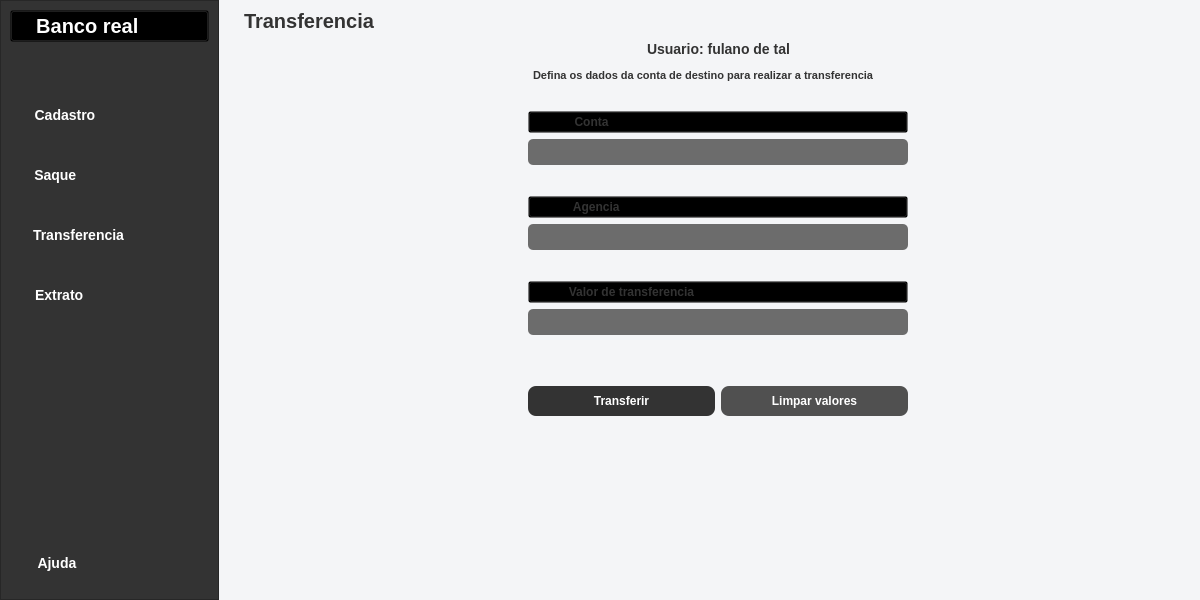
<?xml version="1.0" encoding="UTF-8"?>
<ui version="4.0">
 <class>MainHomePage</class>
 <widget class="QMainWindow" name="MainHomePage">
  <property name="windowModality">
   <enum>Qt::NonModal</enum>
  </property>
  <property name="geometry">
   <rect>
    <x>0</x>
    <y>0</y>
    <width>1200</width>
    <height>600</height>
   </rect>
  </property>
  <property name="minimumSize">
   <size>
    <width>1200</width>
    <height>600</height>
   </size>
  </property>
  <property name="font">
   <font>
    <family>Segoe UI</family>
    <stylestrategy>NoAntialias</stylestrategy>
   </font>
  </property>
  <property name="windowTitle">
   <string>Banco Real</string>
  </property>
  <property name="windowIcon">
   <iconset>
    <normaloff>../Assets/ico.ico</normaloff>../Assets/ico.ico</iconset>
  </property>
  <widget class="QWidget" name="centralwidget">
   <property name="styleSheet">
    <string notr="true">background-color: #F4F5F7;</string>
   </property>
   <layout class="QHBoxLayout" name="horizontalLayout_2">
    <property name="leftMargin">
     <number>0</number>
    </property>
    <property name="topMargin">
     <number>0</number>
    </property>
    <property name="rightMargin">
     <number>0</number>
    </property>
    <property name="bottomMargin">
     <number>0</number>
    </property>
    <item>
     <layout class="QHBoxLayout" name="horizontalLayout">
      <item>
       <widget class="QFrame" name="navegacao">
        <property name="minimumSize">
         <size>
          <width>160</width>
          <height>0</height>
         </size>
        </property>
        <property name="styleSheet">
         <string notr="true">background-color: #333333;</string>
        </property>
        <property name="frameShape">
         <enum>QFrame::StyledPanel</enum>
        </property>
        <property name="frameShadow">
         <enum>QFrame::Raised</enum>
        </property>
        <layout class="QVBoxLayout" name="verticalLayout_2">
         <item>
          <layout class="QVBoxLayout" name="verticalLayout">
           <item>
            <layout class="QHBoxLayout" name="horizontalLayout_5">
             <item>
              <widget class="QPushButton" name="logo">
               <property name="styleSheet">
                <string notr="true">background-color: transparent; color: white; font-weight: bold; font-size: 20px; </string>
               </property>
               <property name="text">
                <string>  Banco real          </string>
               </property>
               <property name="icon">
                <iconset>
                 <normaloff>../Assets/money.png</normaloff>../Assets/money.png</iconset>
               </property>
               <property name="iconSize">
                <size>
                 <width>32</width>
                 <height>32</height>
                </size>
               </property>
              </widget>
             </item>
            </layout>
           </item>
           <item>
            <spacer name="verticalSpacer_2">
             <property name="orientation">
              <enum>Qt::Vertical</enum>
             </property>
             <property name="sizeType">
              <enum>QSizePolicy::Maximum</enum>
             </property>
             <property name="sizeHint" stdset="0">
              <size>
               <width>20</width>
               <height>40</height>
              </size>
             </property>
            </spacer>
           </item>
           <item>
            <widget class="QPushButton" name="btn_goto_tela_cadastro">
             <property name="styleSheet">
              <string notr="true">color: white; font-size: 14px; font-weight: bold; margin-top: 8px; margin-bottom: 8px; padding: 10px;</string>
             </property>
             <property name="text">
              <string>   Cadastro                          </string>
             </property>
             <property name="icon">
              <iconset>
               <normaloff>../Assets/website.png</normaloff>../Assets/website.png</iconset>
             </property>
             <property name="iconSize">
              <size>
               <width>20</width>
               <height>20</height>
              </size>
             </property>
             <property name="flat">
              <bool>true</bool>
             </property>
            </widget>
           </item>
           <item>
            <widget class="QPushButton" name="btn_goto_tela_saque">
             <property name="styleSheet">
              <string notr="true">color: white; font-size: 14px; font-weight: bold; margin-top: 8px; margin-bottom: 8px; padding: 10px;</string>
             </property>
             <property name="text">
              <string>   Saque                               </string>
             </property>
             <property name="icon">
              <iconset>
               <normaloff>../Assets/withdraw.png</normaloff>../Assets/withdraw.png</iconset>
             </property>
             <property name="iconSize">
              <size>
               <width>20</width>
               <height>20</height>
              </size>
             </property>
             <property name="flat">
              <bool>true</bool>
             </property>
            </widget>
           </item>
           <item>
            <widget class="QPushButton" name="btn_goto_tela_transferencia">
             <property name="styleSheet">
              <string notr="true">color: white; font-size: 14px; font-weight: bold; margin-top: 8px; margin-bottom: 8px; padding: 10px;</string>
             </property>
             <property name="text">
              <string>   Transferencia                   </string>
             </property>
             <property name="icon">
              <iconset>
               <normaloff>../Assets/money-transfer.png</normaloff>../Assets/money-transfer.png</iconset>
             </property>
             <property name="iconSize">
              <size>
               <width>20</width>
               <height>20</height>
              </size>
             </property>
             <property name="flat">
              <bool>true</bool>
             </property>
            </widget>
           </item>
           <item>
            <widget class="QPushButton" name="btn_goto_tela_extrato">
             <property name="styleSheet">
              <string notr="true">color: white; font-size: 14px; font-weight: bold; margin-top: 8px; margin-bottom: 8px; padding: 10px;</string>
             </property>
             <property name="text">
              <string>   Extrato                             </string>
             </property>
             <property name="icon">
              <iconset>
               <normaloff>../Assets/folder.png</normaloff>../Assets/folder.png</iconset>
             </property>
             <property name="iconSize">
              <size>
               <width>20</width>
               <height>20</height>
              </size>
             </property>
             <property name="flat">
              <bool>true</bool>
             </property>
            </widget>
           </item>
           <item>
            <spacer name="verticalSpacer">
             <property name="orientation">
              <enum>Qt::Vertical</enum>
             </property>
             <property name="sizeHint" stdset="0">
              <size>
               <width>20</width>
               <height>40</height>
              </size>
             </property>
            </spacer>
           </item>
           <item>
            <widget class="QPushButton" name="pushButton">
             <property name="styleSheet">
              <string notr="true">color: white; font-size: 14px; font-weight: bold; margin-top: 8px; margin-bottom: 8px; padding: 10px;</string>
             </property>
             <property name="text">
              <string>   Ajuda                              </string>
             </property>
             <property name="icon">
              <iconset>
               <normaloff>../Assets/help.png</normaloff>../Assets/help.png</iconset>
             </property>
             <property name="iconSize">
              <size>
               <width>25</width>
               <height>25</height>
              </size>
             </property>
             <property name="shortcut">
              <string/>
             </property>
             <property name="flat">
              <bool>true</bool>
             </property>
            </widget>
           </item>
          </layout>
         </item>
        </layout>
       </widget>
      </item>
      <item>
       <spacer name="horizontalSpacer">
        <property name="orientation">
         <enum>Qt::Horizontal</enum>
        </property>
        <property name="sizeType">
         <enum>QSizePolicy::Maximum</enum>
        </property>
        <property name="sizeHint" stdset="0">
         <size>
          <width>10</width>
          <height>20</height>
         </size>
        </property>
       </spacer>
      </item>
      <item>
       <widget class="QStackedWidget" name="pilha_de_telas">
        <property name="currentIndex">
         <number>2</number>
        </property>
        <widget class="QWidget" name="tela_cadastro">
         <layout class="QVBoxLayout" name="verticalLayout_5">
          <item>
           <widget class="QLabel" name="label">
            <property name="styleSheet">
             <string notr="true">font-weight: bold; font-size: 20px; color: #333333;</string>
            </property>
            <property name="text">
             <string>Cadastro</string>
            </property>
           </widget>
          </item>
          <item>
           <layout class="QHBoxLayout" name="horizontalLayout_9">
            <item>
             <spacer name="horizontalSpacer_4">
              <property name="orientation">
               <enum>Qt::Horizontal</enum>
              </property>
              <property name="sizeHint" stdset="0">
               <size>
                <width>40</width>
                <height>20</height>
               </size>
              </property>
             </spacer>
            </item>
            <item>
             <layout class="QVBoxLayout" name="verticalLayout_4">
              <item>
               <layout class="QHBoxLayout" name="horizontalLayout_25">
                <item>
                 <spacer name="horizontalSpacer_18">
                  <property name="orientation">
                   <enum>Qt::Horizontal</enum>
                  </property>
                  <property name="sizeHint" stdset="0">
                   <size>
                    <width>40</width>
                    <height>20</height>
                   </size>
                  </property>
                 </spacer>
                </item>
                <item>
                 <widget class="QLabel" name="label_8">
                  <property name="styleSheet">
                   <string notr="true">font-weight: bold; font-size: 11px; color: #333333;</string>
                  </property>
                  <property name="text">
                   <string>Preencha todos os campos com os dados do usuario</string>
                  </property>
                 </widget>
                </item>
                <item>
                 <spacer name="horizontalSpacer_19">
                  <property name="orientation">
                   <enum>Qt::Horizontal</enum>
                  </property>
                  <property name="sizeHint" stdset="0">
                   <size>
                    <width>40</width>
                    <height>20</height>
                   </size>
                  </property>
                 </spacer>
                </item>
               </layout>
              </item>
              <item>
               <spacer name="verticalSpacer_20">
                <property name="orientation">
                 <enum>Qt::Vertical</enum>
                </property>
                <property name="sizeType">
                 <enum>QSizePolicy::Maximum</enum>
                </property>
                <property name="sizeHint" stdset="0">
                 <size>
                  <width>20</width>
                  <height>20</height>
                 </size>
                </property>
               </spacer>
              </item>
              <item>
               <widget class="QPushButton" name="pushButton_5">
                <property name="styleSheet">
                 <string notr="true">background-color: transparent; color: #333333;font-size: 12px; font-weight: bold; </string>
                </property>
                <property name="text">
                 <string>   Nome Completo                                                                     </string>
                </property>
                <property name="icon">
                 <iconset>
                  <normaloff>../Assets/user.png</normaloff>../Assets/user.png</iconset>
                </property>
                <property name="iconSize">
                 <size>
                  <width>20</width>
                  <height>20</height>
                 </size>
                </property>
                <property name="flat">
                 <bool>true</bool>
                </property>
               </widget>
              </item>
              <item>
               <widget class="QLineEdit" name="le_cad_nome_completo_2">
                <property name="minimumSize">
                 <size>
                  <width>380</width>
                  <height>0</height>
                 </size>
                </property>
                <property name="styleSheet">
                 <string notr="true">background-color: #6C6C6C; color: white; padding: 5px; corner-radius: 10px; font-size: 12px; font-weight: bold; border-radius: 5px;</string>
                </property>
                <property name="maxLength">
                 <number>50</number>
                </property>
               </widget>
              </item>
              <item>
               <spacer name="verticalSpacer_8">
                <property name="orientation">
                 <enum>Qt::Vertical</enum>
                </property>
                <property name="sizeType">
                 <enum>QSizePolicy::Maximum</enum>
                </property>
                <property name="sizeHint" stdset="0">
                 <size>
                  <width>20</width>
                  <height>25</height>
                 </size>
                </property>
               </spacer>
              </item>
              <item>
               <widget class="QPushButton" name="pushButton_6">
                <property name="styleSheet">
                 <string notr="true">background-color: transparent; color: #333333;font-size: 12px; font-weight: bold; </string>
                </property>
                <property name="text">
                 <string>   CPF                                                                                        </string>
                </property>
                <property name="icon">
                 <iconset>
                  <normaloff>../Assets/personal-card.png</normaloff>../Assets/personal-card.png</iconset>
                </property>
                <property name="iconSize">
                 <size>
                  <width>20</width>
                  <height>20</height>
                 </size>
                </property>
                <property name="flat">
                 <bool>true</bool>
                </property>
               </widget>
              </item>
              <item>
               <widget class="QLineEdit" name="le_cad_cpf_2">
                <property name="minimumSize">
                 <size>
                  <width>380</width>
                  <height>0</height>
                 </size>
                </property>
                <property name="styleSheet">
                 <string notr="true">background-color: #6C6C6C; color: white; padding: 5px; corner-radius: 10px; font-size: 12px; font-weight: bold; border-radius: 5px;</string>
                </property>
                <property name="inputMethodHints">
                 <set>Qt::ImhPreferNumbers</set>
                </property>
                <property name="maxLength">
                 <number>14</number>
                </property>
               </widget>
              </item>
              <item>
               <spacer name="verticalSpacer_3">
                <property name="orientation">
                 <enum>Qt::Vertical</enum>
                </property>
                <property name="sizeType">
                 <enum>QSizePolicy::Maximum</enum>
                </property>
                <property name="sizeHint" stdset="0">
                 <size>
                  <width>20</width>
                  <height>25</height>
                 </size>
                </property>
               </spacer>
              </item>
              <item>
               <widget class="QPushButton" name="pushButton_8">
                <property name="styleSheet">
                 <string notr="true">background-color: transparent; color: #333333;font-size: 12px; font-weight: bold; </string>
                </property>
                <property name="text">
                 <string>   Data de nascimento                                                               </string>
                </property>
                <property name="icon">
                 <iconset>
                  <normaloff>../Assets/calendar.png</normaloff>../Assets/calendar.png</iconset>
                </property>
                <property name="iconSize">
                 <size>
                  <width>20</width>
                  <height>20</height>
                 </size>
                </property>
               </widget>
              </item>
              <item>
               <widget class="QDateEdit" name="le_cad_nascimento_2">
                <property name="minimumSize">
                 <size>
                  <width>380</width>
                  <height>0</height>
                 </size>
                </property>
                <property name="styleSheet">
                 <string notr="true">background-color: #6C6C6C; color: white; padding: 5px; corner-radius: 10px; font-size: 12px; font-weight: bold; border-radius: 5px;</string>
                </property>
               </widget>
              </item>
              <item>
               <spacer name="verticalSpacer_9">
                <property name="orientation">
                 <enum>Qt::Vertical</enum>
                </property>
                <property name="sizeType">
                 <enum>QSizePolicy::Maximum</enum>
                </property>
                <property name="sizeHint" stdset="0">
                 <size>
                  <width>20</width>
                  <height>25</height>
                 </size>
                </property>
               </spacer>
              </item>
              <item>
               <widget class="QPushButton" name="pushButton_9">
                <property name="styleSheet">
                 <string notr="true">background-color: transparent; color: #333333;font-size: 12px; font-weight: bold; </string>
                </property>
                <property name="text">
                 <string>   Senha de acesso                                                                    </string>
                </property>
                <property name="icon">
                 <iconset>
                  <normaloff>../Assets/key.png</normaloff>../Assets/key.png</iconset>
                </property>
                <property name="iconSize">
                 <size>
                  <width>20</width>
                  <height>20</height>
                 </size>
                </property>
                <property name="flat">
                 <bool>true</bool>
                </property>
               </widget>
              </item>
              <item>
               <layout class="QHBoxLayout" name="horizontalLayout_11">
                <item>
                 <widget class="QLineEdit" name="le_cad_senha_2">
                  <property name="minimumSize">
                   <size>
                    <width>380</width>
                    <height>0</height>
                   </size>
                  </property>
                  <property name="styleSheet">
                   <string notr="true">background-color: #6C6C6C; color: white; padding: 5px; corner-radius: 10px; font-size: 12px; font-weight: bold; border-radius: 5px;</string>
                  </property>
                  <property name="maxLength">
                   <number>16</number>
                  </property>
                  <property name="echoMode">
                   <enum>QLineEdit::Password</enum>
                  </property>
                 </widget>
                </item>
                <item>
                 <widget class="QPushButton" name="btn_cad_exibir_senha_2">
                  <property name="toolTip">
                   <string>mostrar ou ocultar senha</string>
                  </property>
                  <property name="text">
                   <string/>
                  </property>
                  <property name="icon">
                   <iconset>
                    <normaloff>../Assets/show-password.png</normaloff>../Assets/show-password.png</iconset>
                  </property>
                  <property name="iconSize">
                   <size>
                    <width>18</width>
                    <height>18</height>
                   </size>
                  </property>
                  <property name="flat">
                   <bool>true</bool>
                  </property>
                 </widget>
                </item>
               </layout>
              </item>
              <item>
               <spacer name="verticalSpacer_10">
                <property name="orientation">
                 <enum>Qt::Vertical</enum>
                </property>
                <property name="sizeType">
                 <enum>QSizePolicy::Maximum</enum>
                </property>
                <property name="sizeHint" stdset="0">
                 <size>
                  <width>20</width>
                  <height>45</height>
                 </size>
                </property>
               </spacer>
              </item>
              <item>
               <layout class="QHBoxLayout" name="horizontalLayout_12">
                <item>
                 <widget class="QPushButton" name="btn_cad_salvar_2">
                  <property name="styleSheet">
                   <string notr="true">background-color: #333333; color: white; padding: 8px; font-weight: bold; font-size: 12px; border-radius: 8px</string>
                  </property>
                  <property name="text">
                   <string>Salvar</string>
                  </property>
                 </widget>
                </item>
                <item>
                 <widget class="QPushButton" name="btn_cad_cancelar_2">
                  <property name="styleSheet">
                   <string notr="true">background-color: #505050;; color: white; padding: 8px; font-weight: bold; font-size: 12px; border-radius: 8px</string>
                  </property>
                  <property name="text">
                   <string>Cancelar</string>
                  </property>
                 </widget>
                </item>
               </layout>
              </item>
             </layout>
            </item>
            <item>
             <spacer name="horizontalSpacer_5">
              <property name="orientation">
               <enum>Qt::Horizontal</enum>
              </property>
              <property name="sizeHint" stdset="0">
               <size>
                <width>40</width>
                <height>20</height>
               </size>
              </property>
             </spacer>
            </item>
           </layout>
          </item>
          <item>
           <spacer name="verticalSpacer_12">
            <property name="orientation">
             <enum>Qt::Vertical</enum>
            </property>
            <property name="sizeHint" stdset="0">
             <size>
              <width>20</width>
              <height>60</height>
             </size>
            </property>
           </spacer>
          </item>
         </layout>
        </widget>
        <widget class="QWidget" name="tela_saque">
         <layout class="QVBoxLayout" name="verticalLayout_7">
          <item>
           <layout class="QVBoxLayout" name="verticalLayout_6">
            <item>
             <widget class="QLabel" name="label_2">
              <property name="styleSheet">
               <string notr="true">font-weight: bold; font-size: 20px; color: #333333;</string>
              </property>
              <property name="text">
               <string>Saque</string>
              </property>
             </widget>
            </item>
            <item>
             <layout class="QHBoxLayout" name="horizontalLayout_15">
              <item>
               <spacer name="horizontalSpacer_6">
                <property name="orientation">
                 <enum>Qt::Horizontal</enum>
                </property>
                <property name="sizeHint" stdset="0">
                 <size>
                  <width>30</width>
                  <height>20</height>
                 </size>
                </property>
               </spacer>
              </item>
              <item>
               <layout class="QVBoxLayout" name="verticalLayout_8">
                <item>
                 <layout class="QHBoxLayout" name="horizontalLayout_21">
                  <item>
                   <spacer name="horizontalSpacer_12">
                    <property name="orientation">
                     <enum>Qt::Horizontal</enum>
                    </property>
                    <property name="sizeHint" stdset="0">
                     <size>
                      <width>40</width>
                      <height>20</height>
                     </size>
                    </property>
                   </spacer>
                  </item>
                  <item>
                   <widget class="QLabel" name="label_6">
                    <property name="styleSheet">
                     <string notr="true">font-weight: bold; font-size: 14px; color: #333333;</string>
                    </property>
                    <property name="text">
                     <string>Usuario: fulano de tal</string>
                    </property>
                   </widget>
                  </item>
                  <item>
                   <spacer name="horizontalSpacer_13">
                    <property name="orientation">
                     <enum>Qt::Horizontal</enum>
                    </property>
                    <property name="sizeHint" stdset="0">
                     <size>
                      <width>40</width>
                      <height>20</height>
                     </size>
                    </property>
                   </spacer>
                  </item>
                 </layout>
                </item>
                <item>
                 <layout class="QHBoxLayout" name="horizontalLayout_22">
                  <item>
                   <spacer name="horizontalSpacer_14">
                    <property name="orientation">
                     <enum>Qt::Horizontal</enum>
                    </property>
                    <property name="sizeType">
                     <enum>QSizePolicy::Maximum</enum>
                    </property>
                    <property name="sizeHint" stdset="0">
                     <size>
                      <width>40</width>
                      <height>20</height>
                     </size>
                    </property>
                   </spacer>
                  </item>
                  <item>
                   <widget class="QLabel" name="label_7">
                    <property name="styleSheet">
                     <string notr="true">font-weight: bold; font-size: 11px; color: #333333;</string>
                    </property>
                    <property name="text">
                     <string>Defina o valor que deseja para realizar o saque</string>
                    </property>
                   </widget>
                  </item>
                  <item>
                   <spacer name="horizontalSpacer_15">
                    <property name="orientation">
                     <enum>Qt::Horizontal</enum>
                    </property>
                    <property name="sizeType">
                     <enum>QSizePolicy::Maximum</enum>
                    </property>
                    <property name="sizeHint" stdset="0">
                     <size>
                      <width>40</width>
                      <height>20</height>
                     </size>
                    </property>
                   </spacer>
                  </item>
                 </layout>
                </item>
                <item>
                 <spacer name="verticalSpacer_18">
                  <property name="orientation">
                   <enum>Qt::Vertical</enum>
                  </property>
                  <property name="sizeType">
                   <enum>QSizePolicy::Maximum</enum>
                  </property>
                  <property name="sizeHint" stdset="0">
                   <size>
                    <width>20</width>
                    <height>20</height>
                   </size>
                  </property>
                 </spacer>
                </item>
                <item>
                 <widget class="QPushButton" name="pushButton_10">
                  <property name="styleSheet">
                   <string notr="true">background-color: transparent; color: #333333;font-size: 12px; font-weight: bold; </string>
                  </property>
                  <property name="text">
                   <string>   Valor do Saque                                                             </string>
                  </property>
                  <property name="icon">
                   <iconset>
                    <normaloff>../Assets/dollar.png</normaloff>../Assets/dollar.png</iconset>
                  </property>
                  <property name="iconSize">
                   <size>
                    <width>20</width>
                    <height>20</height>
                   </size>
                  </property>
                 </widget>
                </item>
                <item>
                 <widget class="QLineEdit" name="lineEdit">
                  <property name="minimumSize">
                   <size>
                    <width>380</width>
                    <height>0</height>
                   </size>
                  </property>
                  <property name="styleSheet">
                   <string notr="true">background-color: #6C6C6C; color: white; padding: 5px; corner-radius: 10px; font-size: 12px; font-weight: bold; border-radius: 5px;</string>
                  </property>
                  <property name="inputMethodHints">
                   <set>Qt::ImhPreferNumbers</set>
                  </property>
                 </widget>
                </item>
                <item>
                 <spacer name="verticalSpacer_14">
                  <property name="orientation">
                   <enum>Qt::Vertical</enum>
                  </property>
                  <property name="sizeType">
                   <enum>QSizePolicy::Maximum</enum>
                  </property>
                  <property name="sizeHint" stdset="0">
                   <size>
                    <width>20</width>
                    <height>45</height>
                   </size>
                  </property>
                 </spacer>
                </item>
                <item>
                 <layout class="QHBoxLayout" name="horizontalLayout_17">
                  <item>
                   <widget class="QPushButton" name="pushButton_12">
                    <property name="styleSheet">
                     <string notr="true">background-color: #333333; color: white; padding: 8px; font-weight: bold; font-size: 12px; border-radius: 8px</string>
                    </property>
                    <property name="text">
                     <string>Confirmar Saque</string>
                    </property>
                   </widget>
                  </item>
                  <item>
                   <widget class="QPushButton" name="pushButton_11">
                    <property name="styleSheet">
                     <string notr="true">background-color: #505050;; color: white; padding: 8px; font-weight: bold; font-size: 12px; border-radius: 8px</string>
                    </property>
                    <property name="text">
                     <string>Limpar Valores</string>
                    </property>
                   </widget>
                  </item>
                 </layout>
                </item>
               </layout>
              </item>
              <item>
               <spacer name="horizontalSpacer_7">
                <property name="orientation">
                 <enum>Qt::Horizontal</enum>
                </property>
                <property name="sizeHint" stdset="0">
                 <size>
                  <width>30</width>
                  <height>20</height>
                 </size>
                </property>
               </spacer>
              </item>
             </layout>
            </item>
           </layout>
          </item>
          <item>
           <spacer name="verticalSpacer_11">
            <property name="orientation">
             <enum>Qt::Vertical</enum>
            </property>
            <property name="sizeHint" stdset="0">
             <size>
              <width>20</width>
              <height>40</height>
             </size>
            </property>
           </spacer>
          </item>
         </layout>
        </widget>
        <widget class="QWidget" name="tela_transferencia">
         <layout class="QVBoxLayout" name="verticalLayout_11">
          <item>
           <layout class="QVBoxLayout" name="verticalLayout_10">
            <item>
             <widget class="QLabel" name="label_3">
              <property name="styleSheet">
               <string notr="true">font-weight: bold; font-size: 20px; color: #333333;</string>
              </property>
              <property name="text">
               <string>Transferencia</string>
              </property>
             </widget>
            </item>
            <item>
             <layout class="QHBoxLayout" name="horizontalLayout_10">
              <item>
               <spacer name="horizontalSpacer_8">
                <property name="orientation">
                 <enum>Qt::Horizontal</enum>
                </property>
                <property name="sizeHint" stdset="0">
                 <size>
                  <width>40</width>
                  <height>20</height>
                 </size>
                </property>
               </spacer>
              </item>
              <item>
               <layout class="QVBoxLayout" name="verticalLayout_14">
                <item>
                 <layout class="QHBoxLayout" name="horizontalLayout_20">
                  <item>
                   <spacer name="horizontalSpacer_10">
                    <property name="orientation">
                     <enum>Qt::Horizontal</enum>
                    </property>
                    <property name="sizeHint" stdset="0">
                     <size>
                      <width>40</width>
                      <height>20</height>
                     </size>
                    </property>
                   </spacer>
                  </item>
                  <item>
                   <widget class="QLabel" name="label_5">
                    <property name="styleSheet">
                     <string notr="true">font-weight: bold; font-size: 14px; color: #333333;</string>
                    </property>
                    <property name="text">
                     <string>Usuario: fulano de tal</string>
                    </property>
                   </widget>
                  </item>
                  <item>
                   <spacer name="horizontalSpacer_11">
                    <property name="orientation">
                     <enum>Qt::Horizontal</enum>
                    </property>
                    <property name="sizeHint" stdset="0">
                     <size>
                      <width>40</width>
                      <height>20</height>
                     </size>
                    </property>
                   </spacer>
                  </item>
                 </layout>
                </item>
                <item>
                 <layout class="QHBoxLayout" name="horizontalLayout_24">
                  <item>
                   <spacer name="horizontalSpacer_16">
                    <property name="orientation">
                     <enum>Qt::Horizontal</enum>
                    </property>
                    <property name="sizeType">
                     <enum>QSizePolicy::Maximum</enum>
                    </property>
                    <property name="sizeHint" stdset="0">
                     <size>
                      <width>5</width>
                      <height>20</height>
                     </size>
                    </property>
                   </spacer>
                  </item>
                  <item>
                   <widget class="QLabel" name="label_4">
                    <property name="styleSheet">
                     <string notr="true">font-weight: bold; font-size: 11px; color: #333333;</string>
                    </property>
                    <property name="text">
                     <string>Defina os dados da conta de destino para realizar a transferencia</string>
                    </property>
                   </widget>
                  </item>
                  <item>
                   <spacer name="horizontalSpacer_17">
                    <property name="orientation">
                     <enum>Qt::Horizontal</enum>
                    </property>
                    <property name="sizeType">
                     <enum>QSizePolicy::Maximum</enum>
                    </property>
                    <property name="sizeHint" stdset="0">
                     <size>
                      <width>5</width>
                      <height>20</height>
                     </size>
                    </property>
                   </spacer>
                  </item>
                 </layout>
                </item>
                <item>
                 <spacer name="verticalSpacer_19">
                  <property name="orientation">
                   <enum>Qt::Vertical</enum>
                  </property>
                  <property name="sizeType">
                   <enum>QSizePolicy::Maximum</enum>
                  </property>
                  <property name="sizeHint" stdset="0">
                   <size>
                    <width>20</width>
                    <height>20</height>
                   </size>
                  </property>
                 </spacer>
                </item>
                <item>
                 <widget class="QPushButton" name="pushButton_13">
                  <property name="styleSheet">
                   <string notr="true">background-color: transparent; color: #333333;font-size: 12px; font-weight: bold; </string>
                  </property>
                  <property name="text">
                   <string>   Conta                                                                               </string>
                  </property>
                  <property name="icon">
                   <iconset>
                    <normaloff>../Assets/bank-account.png</normaloff>../Assets/bank-account.png</iconset>
                  </property>
                  <property name="iconSize">
                   <size>
                    <width>20</width>
                    <height>20</height>
                   </size>
                  </property>
                 </widget>
                </item>
                <item>
                 <widget class="QLineEdit" name="lineEdit_2">
                  <property name="minimumSize">
                   <size>
                    <width>380</width>
                    <height>0</height>
                   </size>
                  </property>
                  <property name="styleSheet">
                   <string notr="true">background-color: #6C6C6C; color: white; padding: 5px; corner-radius: 10px; font-size: 12px; font-weight: bold; border-radius: 5px;</string>
                  </property>
                 </widget>
                </item>
                <item>
                 <spacer name="verticalSpacer_13">
                  <property name="orientation">
                   <enum>Qt::Vertical</enum>
                  </property>
                  <property name="sizeType">
                   <enum>QSizePolicy::Maximum</enum>
                  </property>
                  <property name="sizeHint" stdset="0">
                   <size>
                    <width>20</width>
                    <height>25</height>
                   </size>
                  </property>
                 </spacer>
                </item>
                <item>
                 <widget class="QPushButton" name="pushButton_14">
                  <property name="styleSheet">
                   <string notr="true">background-color: transparent; color: #333333;font-size: 12px; font-weight: bold; </string>
                  </property>
                  <property name="text">
                   <string>   Agencia                                                                            </string>
                  </property>
                  <property name="icon">
                   <iconset>
                    <normaloff>../Assets/company.png</normaloff>../Assets/company.png</iconset>
                  </property>
                  <property name="iconSize">
                   <size>
                    <width>20</width>
                    <height>20</height>
                   </size>
                  </property>
                 </widget>
                </item>
                <item>
                 <widget class="QLineEdit" name="lineEdit_3">
                  <property name="minimumSize">
                   <size>
                    <width>380</width>
                    <height>0</height>
                   </size>
                  </property>
                  <property name="styleSheet">
                   <string notr="true">background-color: #6C6C6C; color: white; padding: 5px; corner-radius: 10px; font-size: 12px; font-weight: bold; border-radius: 5px;</string>
                  </property>
                 </widget>
                </item>
                <item>
                 <spacer name="verticalSpacer_17">
                  <property name="orientation">
                   <enum>Qt::Vertical</enum>
                  </property>
                  <property name="sizeType">
                   <enum>QSizePolicy::Maximum</enum>
                  </property>
                  <property name="sizeHint" stdset="0">
                   <size>
                    <width>20</width>
                    <height>25</height>
                   </size>
                  </property>
                 </spacer>
                </item>
                <item>
                 <widget class="QPushButton" name="pushButton_15">
                  <property name="styleSheet">
                   <string notr="true">background-color: transparent; color: #333333;font-size: 12px; font-weight: bold; </string>
                  </property>
                  <property name="text">
                   <string>   Valor de transferencia                                                       </string>
                  </property>
                  <property name="icon">
                   <iconset>
                    <normaloff>../Assets/dollar.png</normaloff>../Assets/dollar.png</iconset>
                  </property>
                  <property name="iconSize">
                   <size>
                    <width>20</width>
                    <height>20</height>
                   </size>
                  </property>
                 </widget>
                </item>
                <item>
                 <widget class="QLineEdit" name="lineEdit_4">
                  <property name="minimumSize">
                   <size>
                    <width>380</width>
                    <height>0</height>
                   </size>
                  </property>
                  <property name="styleSheet">
                   <string notr="true">background-color: #6C6C6C; color: white; padding: 5px; corner-radius: 10px; font-size: 12px; font-weight: bold; border-radius: 5px;</string>
                  </property>
                 </widget>
                </item>
                <item>
                 <spacer name="verticalSpacer_16">
                  <property name="orientation">
                   <enum>Qt::Vertical</enum>
                  </property>
                  <property name="sizeType">
                   <enum>QSizePolicy::Maximum</enum>
                  </property>
                  <property name="sizeHint" stdset="0">
                   <size>
                    <width>20</width>
                    <height>45</height>
                   </size>
                  </property>
                 </spacer>
                </item>
                <item>
                 <layout class="QHBoxLayout" name="horizontalLayout_13">
                  <item>
                   <widget class="QPushButton" name="pushButton_17">
                    <property name="styleSheet">
                     <string notr="true">background-color: #333333; color: white; padding: 8px; font-weight: bold; font-size: 12px; border-radius: 8px</string>
                    </property>
                    <property name="text">
                     <string>Transferir</string>
                    </property>
                   </widget>
                  </item>
                  <item>
                   <widget class="QPushButton" name="pushButton_16">
                    <property name="styleSheet">
                     <string notr="true">background-color: #505050;; color: white; padding: 8px; font-weight: bold; font-size: 12px; border-radius: 8px</string>
                    </property>
                    <property name="text">
                     <string>Limpar valores</string>
                    </property>
                   </widget>
                  </item>
                 </layout>
                </item>
               </layout>
              </item>
              <item>
               <spacer name="horizontalSpacer_9">
                <property name="orientation">
                 <enum>Qt::Horizontal</enum>
                </property>
                <property name="sizeHint" stdset="0">
                 <size>
                  <width>40</width>
                  <height>20</height>
                 </size>
                </property>
               </spacer>
              </item>
             </layout>
            </item>
            <item>
             <spacer name="verticalSpacer_15">
              <property name="orientation">
               <enum>Qt::Vertical</enum>
              </property>
              <property name="sizeHint" stdset="0">
               <size>
                <width>20</width>
                <height>40</height>
               </size>
              </property>
             </spacer>
            </item>
           </layout>
          </item>
         </layout>
        </widget>
       </widget>
      </item>
     </layout>
    </item>
   </layout>
  </widget>
 </widget>
 <resources/>
 <connections/>
</ui>
